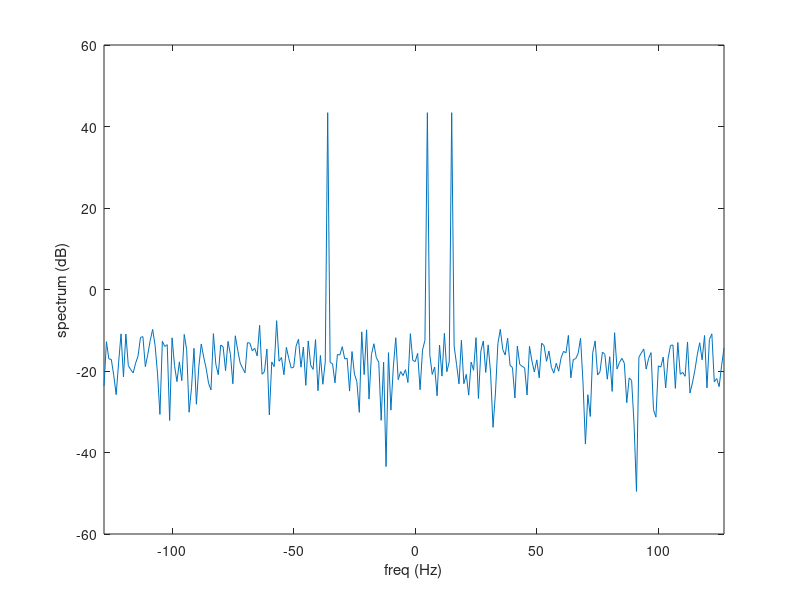

The MATLAB source for this figure: (Note: this script raises an error after producing the figure.)
%
% 1-Dimensional Spectal Estimation via Atomic Norm
%
% Reference:
%     Bhaskar, Badri Narayan, Gongguo Tang, and Benjamin Recht. "Atomic  
%     norm denoising with applications to line spectral estimation." 
%     IEEE Transactions on Signal Processing 61.23 (2013): 5987-5999.
%     arXiv:1204.0562
%
% Author: Mo Alloulah
% Date: 070220
%
%%

clear all
close all
clc

%% Synthesize a multi-tone signal

N = 256;

sigmaSnr_dB = 40;

nn = [0:N-1].';
f = [-36 5 15];
s = sum(exp(1i*2*pi*f.*nn/N), 2);

% normalise power level as required
normPwr_dB = 0;
pwr_dB = 10*log10(s'*s/length(s));
sigScale = sqrt(10^(-(pwr_dB-normPwr_dB)/10));
s = sigScale * s;
sigPwr_dB = 10*log10(s'*s/length(s));
% add Gaussian white noise - SNR [dB]
n_awgn = 10^(-sigmaSnr_dB/20)*(randn(size(s)) + 1i*randn(size(s)))/sqrt(2);
noisePwr_dB = 10*log10(n_awgn'*n_awgn/length(n_awgn));
s = s + n_awgn;
fprintf('SNR = %2.3f (dB)\n', sigPwr_dB-noisePwr_dB);

% inspect Fourier spectrum
t_f = nn - N/2;
s_f = fftshift(fft(s));
figure();
plot( t_f, 20*log10( abs(s_f) ) )
xlim([t_f(1) t_f(end)])
xlabel('freq (Hz)')
ylabel('spectrum (dB)')

%% Atomic Norm

% regularizer is a function of SNR
tau = 10^(-sigmaSnr_dB/20)*(1 + 1/log(N))*sqrt( N*log(N)*4*pi*log(N) );

y = s;

% convex optimisation
cvx_begin sdp %quiet

variable x_est(N) complex
variable t
variable u(1,N) complex

Z = toeplitz(u);

H = [Z x_est;x_est' t];

minimize(sum_square_abs(y-x_est)/2 + (tau/2)*(real(trace(Z)) + t))
subject to
H == hermitian_semidefinite(N+1)

cvx_end

% dual solution
x_hat = y - x_est;

%% Localise Frequencies

% discrete set of Atoms (Fourier)
A = zeros(N, N);
for f = -N/2:N/2-1
    A(:, 1+f+N/2) = exp(1i*2*pi*f*[0:N-1].'/N); 
end
spectr_an = x_hat'*A;

% should be also equivalent to FFT
spectr_fft = fftshift(fft(x_hat));
figure();
hold on
plot( t_f, 20*log10( abs(spectr_an) ) )
plot( t_f, 20*log10( abs(spectr_fft) ), '--' )
hold off
xlim([t_f(1) t_f(end)])
xlabel('freq (Hz)')
ylabel('spectrum (dB)')

%% Inspect regularisation as a function of SNR

snr_vect = [0:50];
tau_vect = 10.^(-snr_vect/20)*(1 + 1/log(N))*sqrt( N*log(N)*4*pi*log(N) );

figure();
plot( snr_vect, tau_vect )
xlim([snr_vect(1) snr_vect(end)])
xlabel('SNR (dB)')
ylabel('\tau')
